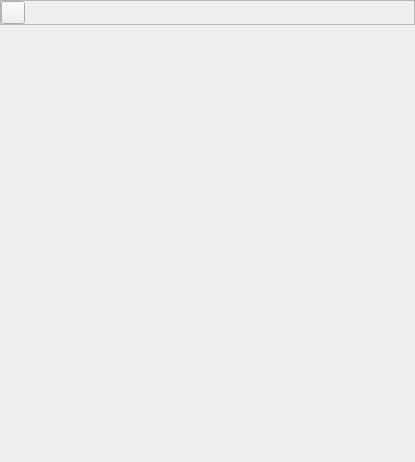
<?xml version="1.0" encoding="UTF-8"?>
<ui version="4.0">
 <class>ApplicationView</class>
 <widget class="QWidget" name="ApplicationView">
  <property name="geometry">
   <rect>
    <x>0</x>
    <y>0</y>
    <width>415</width>
    <height>462</height>
   </rect>
  </property>
  <property name="windowTitle">
   <string>Form</string>
  </property>
  <layout class="QVBoxLayout" name="verticalLayout">
   <property name="spacing">
    <number>0</number>
   </property>
   <property name="leftMargin">
    <number>0</number>
   </property>
   <property name="topMargin">
    <number>0</number>
   </property>
   <property name="rightMargin">
    <number>0</number>
   </property>
   <property name="bottomMargin">
    <number>0</number>
   </property>
   <item>
    <widget class="QFrame" name="toolbar">
     <property name="frameShape">
      <enum>QFrame::StyledPanel</enum>
     </property>
     <property name="frameShadow">
      <enum>QFrame::Raised</enum>
     </property>
     <layout class="QHBoxLayout" name="horizontalLayout">
      <property name="spacing">
       <number>0</number>
      </property>
      <property name="leftMargin">
       <number>0</number>
      </property>
      <property name="topMargin">
       <number>0</number>
      </property>
      <property name="rightMargin">
       <number>0</number>
      </property>
      <property name="bottomMargin">
       <number>0</number>
      </property>
      <item>
       <widget class="QToolButton" name="menu">
        <property name="icon">
         <iconset resource="../../scenarist-core/Resources/Resources.qrc">
          <normaloff>:/Graphics/Icons/Mobile/menu.png</normaloff>:/Graphics/Icons/Mobile/menu.png</iconset>
        </property>
       </widget>
      </item>
      <item>
       <widget class="QStackedWidget" name="toolbarsContainer">
        <property name="sizePolicy">
         <sizepolicy hsizetype="Preferred" vsizetype="Fixed">
          <horstretch>0</horstretch>
          <verstretch>0</verstretch>
         </sizepolicy>
        </property>
       </widget>
      </item>
     </layout>
    </widget>
   </item>
   <item>
    <widget class="QStackedWidget" name="viewsContainer">
     <property name="sizePolicy">
      <sizepolicy hsizetype="Expanding" vsizetype="Expanding">
       <horstretch>0</horstretch>
       <verstretch>0</verstretch>
      </sizepolicy>
     </property>
    </widget>
   </item>
  </layout>
 </widget>
 <resources>
  <include location="../../scenarist-core/Resources/Resources.qrc"/>
 </resources>
 <connections/>
</ui>
